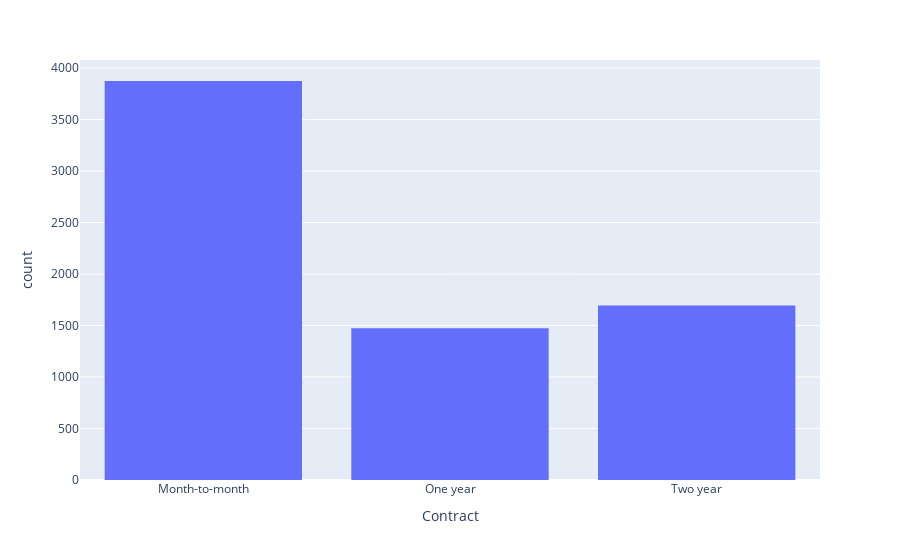

Notebook code for this chart:
### Code cell
# Preferred Service Contract Type
px.histogram(df,'Contract')

### Figure 1 — Plotly figure (JSON) as saved in the notebook; plotly's stock layout.template omitted (floating-point values rounded to 4 significant figures; data arrays with more than 128 entries replaced by an {"elided": "..."} marker saying what was removed)
{"data": [{"alignmentgroup": "True", "bingroup": "x", "hovertemplate": "Contract=%{x}<br>count=%{y}<extra></extra>", "legendgroup": "", "marker": {"color": "#636efa", "pattern": {"shape": ""}}, "name": "", "offsetgroup": "", "orientation": "v", "showlegend": false, "type": "histogram", "x": {"elided": "7043 str values"}, "xaxis": "x", "yaxis": "y"}], "layout": {"barmode": "relative", "legend": {"tracegroupgap": 0}, "margin": {"t": 60}, "xaxis": {"anchor": "y", "domain": [0, 1], "title": {"text": "Contract"}}, "yaxis": {"anchor": "x", "domain": [0, 1], "title": {"text": "count"}}}}
